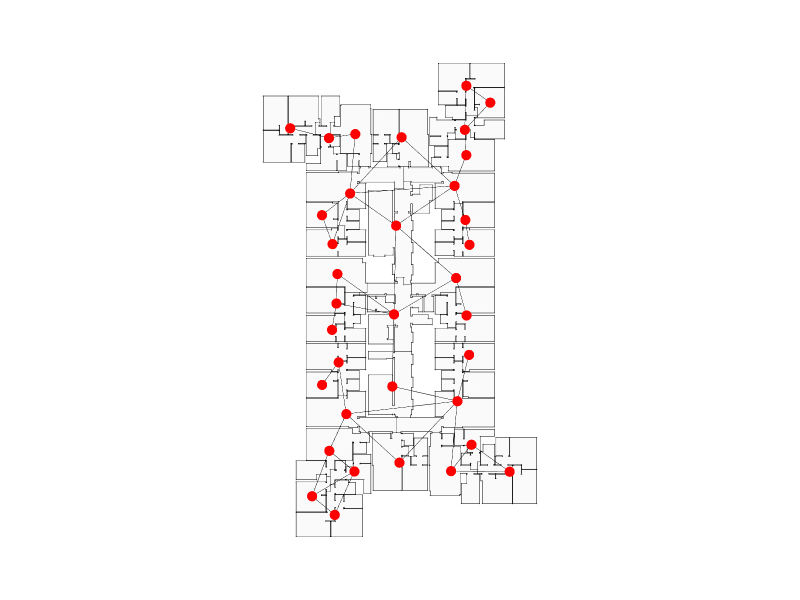

The notebook cell this image was saved under:
### Markdown cell above
Show the result

### Code cell
Topology.Show(new_shell, new_graph,
              faceOpacity=0.9,
              showEdges=True,
              showVertices=True,
              vertexSizeKey="size",
              vertexColorKey="color",
              camera=[0,0,6],
              backgroundColor="white",
              width=800,
              height=600,
              renderer=renderer)

### Figure 1 — Plotly figure (JSON) as saved in the notebook; plotly's stock layout.template omitted (floating-point values rounded to 4 significant figures; data arrays with more than 128 entries replaced by an {"elided": "..."} marker saying what was removed)
{"data": [{"customdata": {"elided": "1329 str values"}, "hoverinfo": "text", "hovertemplate": {"elided": "1329 str values"}, "hovertext": {"elided": "1329 str values"}, "legendgroup": "1", "legendrank": 1, "marker": {"color": {"elided": "1329 str values"}, "line": {"width": 0}, "opacity": 1, "size": {"elided": "1329 float values"}, "sizemode": "diameter", "symbol": "circle"}, "mode": "markers", "name": "1: Untitled (Vertices)", "showlegend": false, "textfont": {"size": 5}, "type": "scatter3d", "x": {"elided": "1329 float values"}, "y": {"elided": "1329 float values"}, "z": {"elided": "1329 int values"}}, {"hoverinfo": "text", "hovertext": {"elided": "4089 str values"}, "legendgroup": "2", "legendrank": 2, "line": {"color": "#000000", "width": 1}, "mode": "lines", "name": "1: Untitled (Edges)", "showlegend": false, "type": "scatter3d", "x": {"elided": "4089 float values"}, "y": {"elided": "4089 float values"}, "z": {"elided": "4089 int values"}}, {"cmax": 1, "cmin": 0, "color": "#FAFAFA", "colorscale": [[0, "#440154"], [0.1111, "#482878"], [0.2222, "#3e4989"], [0.3333, "#31688e"], [0.4444, "#26828e"], [0.5556, "#1f9e89"], [0.6667, "#35b779"], [0.7778, "#6ece58"], [0.8889, "#b5de2b"], [1, "#fde725"]], "flatshading": true, "hoverinfo": "text", "hovertext": "", "i": {"elided": "1354 int values"}, "j": {"elided": "1354 int values"}, "k": {"elided": "1354 int values"}, "legendgroup": "3", "legendrank": 3, "lighting": {"facenormalsepsilon": 0}, "name": "1: Untitled (Faces)", "opacity": 0.9, "showlegend": false, "showscale": false, "text": "", "type": "mesh3d", "x": {"elided": "1329 float values"}, "y": {"elided": "1329 float values"}, "z": {"elided": "1329 int values"}}, {"hoverinfo": "text", "hovertext": {"elided": "132 str values"}, "legendgroup": "2", "legendrank": 2, "line": {"color": "#000000", "width": 1}, "mode": "lines", "name": "2: Untitled (Edges)", "showlegend": false, "type": "scatter3d", "x": {"elided": "132 float values"}, "y": {"elided": "132 float values"}, "z": {"elided": "132 int values"}}, {"customdata": ["Vertex_01", "Vertex_02", "Vertex_03", "Vertex_04", "Vertex_05", "Vertex_06", "Vertex_07", "Vertex_08", "Vertex_09", "Vertex_10", "Vertex_11", "Vertex_12", "Vertex_13", "Vertex_14", "Vertex_15", "Vertex_16", "Vertex_17", "Vertex_18", "Vertex_19", "Vertex_20", "Vertex_21", "Vertex_22", "Vertex_23", "Vertex_24", "Vertex_25", "Vertex_26", "Vertex_27", "Vertex_28", "Vertex_29", "Vertex_30", "Vertex_31", "Vertex_32", "Vertex_33", "Vertex_34", "Vertex_35"], "hoverinfo": "text", "hovertemplate": ["Click Vertex_01", "Click Vertex_02", "Click Vertex_03", "Click Vertex_04", "Click Vertex_05", "Click Vertex_06", "Click Vertex_07", "Click Vertex_08", "Click Vertex_09", "Click Vertex_10", "Click Vertex_11", "Click Vertex_12", "Click Vertex_13", "Click Vertex_14", "Click Vertex_15", "Click Vertex_16", "Click Vertex_17", "Click Vertex_18", "Click Vertex_19", "Click Vertex_20", "Click Vertex_21", "Click Vertex_22", "Click Vertex_23", "Click Vertex_24", "Click Vertex_25", "Click Vertex_26", "Click Vertex_27", "Click Vertex_28", "Click Vertex_29", "Click Vertex_30", "Click Vertex_31", "Click Vertex_32", "Click Vertex_33", "Click Vertex_34", "Click Vertex_35"], "hovertext": ["Vertex_01", "Vertex_02", "Vertex_03", "Vertex_04", "Vertex_05", "Vertex_06", "Vertex_07", "Vertex_08", "Vertex_09", "Vertex_10", "Vertex_11", "Vertex_12", "Vertex_13", "Vertex_14", "Vertex_15", "Vertex_16", "Vertex_17", "Vertex_18", "Vertex_19", "Vertex_20", "Vertex_21", "Vertex_22", "Vertex_23", "Vertex_24", "Vertex_25", "Vertex_26", "Vertex_27", "Vertex_28", "Vertex_29", "Vertex_30", "Vertex_31", "Vertex_32", "Vertex_33", "Vertex_34", "Vertex_35"], "legendgroup": "1", "legendrank": 1, "marker": {"color": ["#FF0000", "#FF0000", "#FF0000", "#FF0000", "#FF0000", "#FF0000", "#FF0000", "#FF0000", "#FF0000", "#FF0000", "#FF0000", "#FF0000", "#FF0000", "#FF0000", "#FF0000", "#FF0000", "#FF0000", "#FF0000", "#FF0000", "#FF0000", "#FF0000", "#FF0000", "#FF0000", "#FF0000", "#FF0000", "#FF0000", "#FF0000", "#FF0000", "#FF0000", "#FF0000", "#FF0000", "#FF0000", "#FF0000", "#FF0000", "#FF0000"], "line": {"width": 0}, "opacity": 1, "size": [12, 12, 12, 12, 12, 12, 12, 12, 12, 12, 12, 12, 12, 12, 12, 12, 12, 12, 12, 12, 12, 12, 12, 12, 12, 12, 12, 12, 12, 12, 12, 12, 12, 12, 12], "sizemode": "diameter", "symbol": "circle"}, "mode": "markers", "name": "2: Untitled (Vertices)", "showlegend": false, "textfont": {"size": 5}, "type": "scatter3d", "x": [-6.179, -17.34, -11.45, 24.76, 13.12, -21.0, 24.21, 9.753, 0.3262, 29.02, -9.447, -9.234, 0.1784, -26.85, -5.168, 13.77, 24.32, 25.54, -24.33, -20.92, -13.18, 21.9, 9.845, 25.33, -1.774, -19.78, 12.34, 5.8, 17.74, -18.17, -20.97, 5.249, 1.793, 31.31, 16.71], "y": [-2.491, -20.5, -18.58, -4.747, -19.66, -25.67, -1.175, -20.22, -9.996, -23.04, -9.759, -0.2488, -19.83, -1.961, -20.17, -0.2402, -11.02, 4.074, 1.106, -17.73, -3.527, -19.79, -1.658, -19.59, -1.596, -10.73, -10.29, -2.32, -18.2, -1.224, -4.628, -18.41, -2.191, -19.79, -4.046], "z": [0, 0, 0, 0, 0, 0, 0, 0, 0, 0, 0, 0, 0, 0, 0, 0, 0, 0, 0, 0, 0, 0, 0, 0, 0, 0, 0, 0, 0, 0, 0, 0, 0, 0, 0]}], "layout": {"autosize": true, "height": 600, "margin": {"b": 40, "l": 40, "r": 40, "t": 40}, "paper_bgcolor": "#FFFFFF", "plot_bgcolor": "#FFFFFF", "scene": {"aspectmode": "data", "camera": {"center": {"x": 0, "y": 0, "z": 0}, "eye": {"x": 0, "y": 0, "z": 6}, "projection": {"type": "perspective"}, "up": {"x": 0, "y": 0, "z": 1}}, "xaxis": {"visible": false}, "yaxis": {"visible": false}, "zaxis": {"visible": false}}, "showlegend": true, "width": 800, "xaxis": {"showgrid": false, "visible": false, "zeroline": false}, "yaxis": {"showgrid": false, "visible": false, "zeroline": false}}}
